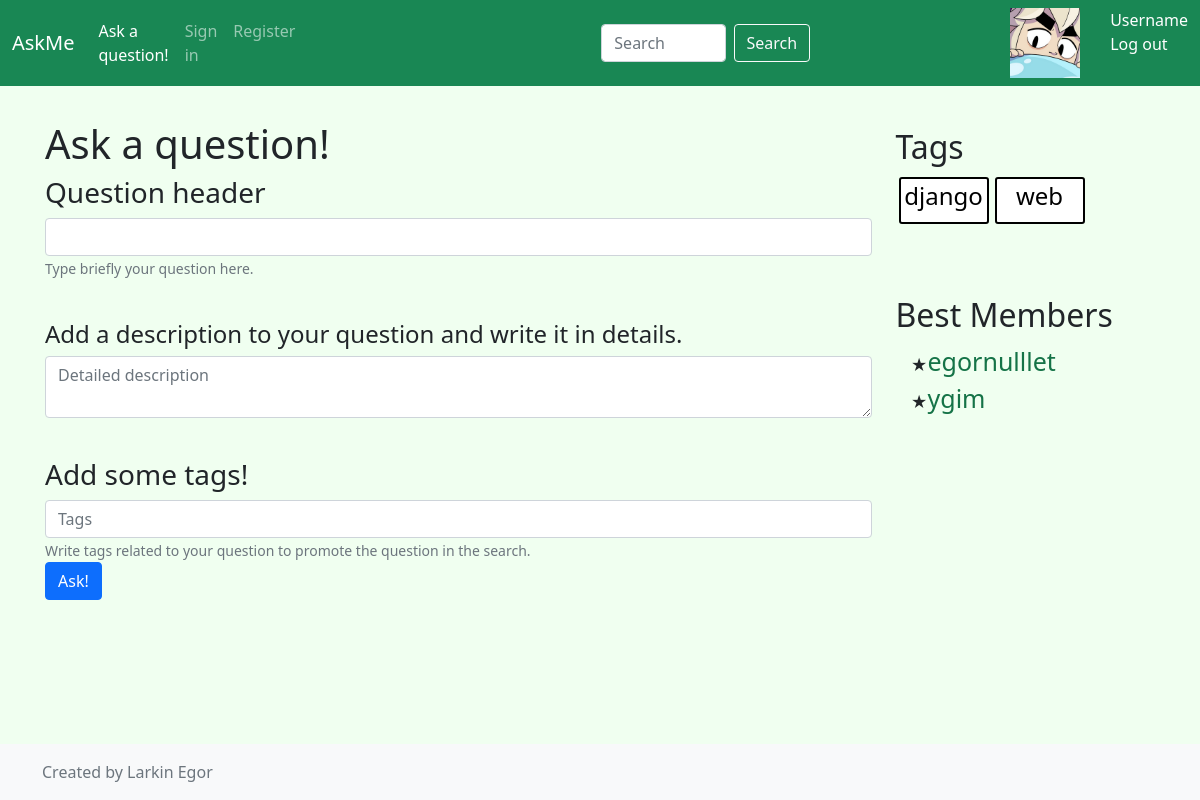
The page /ask/ on the database as committed earlier.
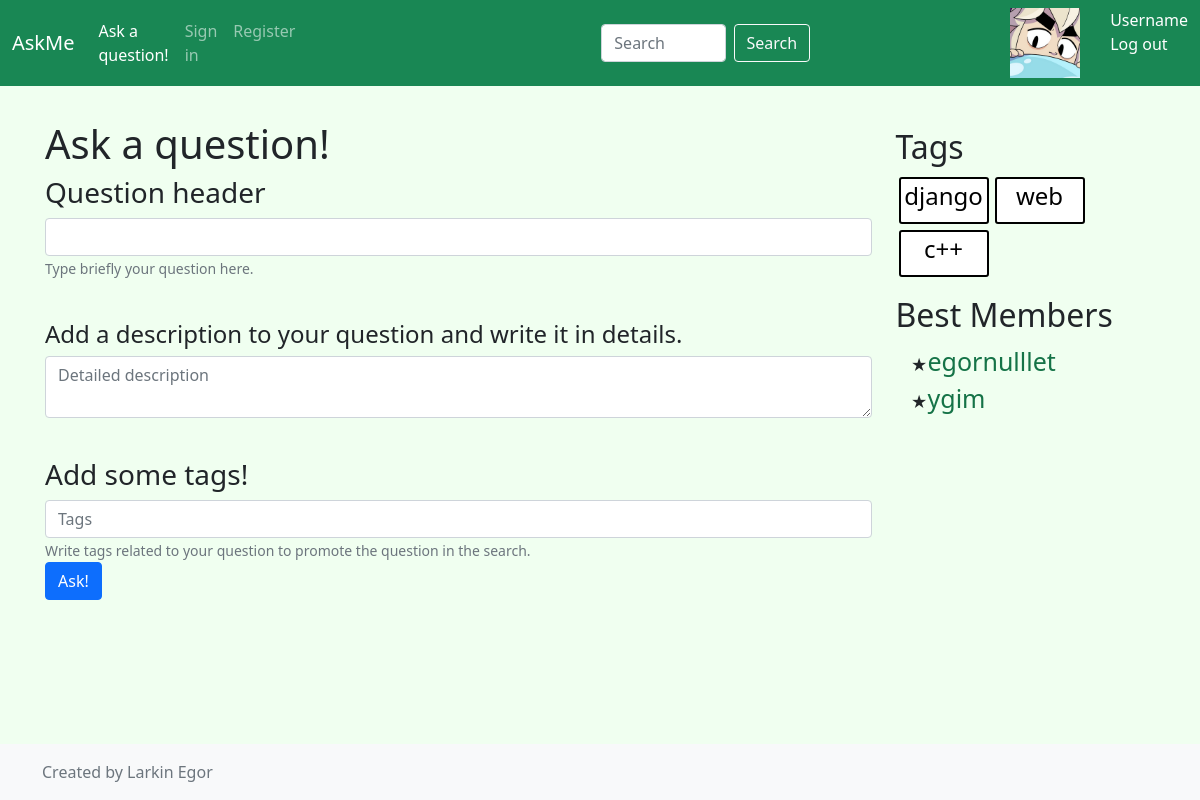
The same page on the database as committed later.
### app/models.py (models this page shows, shortened)
class Tag(models.Model):
    objects = TagManager()
    title = models.CharField(max_length=30)

class Profile(models.Model):
    objects = ProfileManager()
    user = models.OneToOneField(User, null=True, related_name='profile_related', on_delete=models.CASCADE)
    avatar = models.ImageField(null=True, blank=True, upload_to='profiles/avatars/')
    reg_date = models.DateField(auto_now=True)
    def get_username(self):
        return self.user.username

### app/views.py (the view)
# urls.py: path('ask/', views.ask, name="askform"),
def ask(request):
    return render(request, 'ask.html', create_content_right())

### app/models.py (called while the page is built)
    def get_hot_tags(self):
        return self.all().annotate(count=Count('questions')).order_by('-count')[:9]

    def get_top_users(self):
        return self.all().annotate(rating=0.3 * Count('answer') + Count(
            Case(When(answer__solution=True))) + 0.1 * Count('question')).order_by('-rating')[:10]

### app/views.py (called while the page is built)
def create_content_right():
    content = {
               "tags": models.Tag.objects.get_hot_tags(),
               "users": models.Profile.objects.get_top_users()
               }
    return content

### templates/ask.html
{% extends 'inc/base.html' %}
{% block content %}
    <form>
        <div class="form-group">
            <p class="h1">Ask a question! </p>
            <label for="quest-theme"><h3>Question header </h3></label>
            <input type="text" class="form-control" id="quest-theme"
                   placeholder="">
            <small id="quest-header-help" class="form-text text-muted">Type briefly your question here.</small>
        </div>
        <div class="form-group">
            <label for="quest-text" class="h4">Add a description to your question and write it in details.</label>
            <textarea type="text" placeholder="Detailed description" class="form-control" id="quest-text"></textarea>
        </div>
        <div class="form-group">
            <label for="add-tags" class="h3"> Add some tags! </label>
            <input type="text" class="form-control" id="quest-theme"
                   placeholder="Tags">
            <small id="quest-tags-help" class="form-text text-muted">Write tags related to your question to promote the
                question in the search.</small>
        </div>
        <button type="submit" class="btn btn-primary">Ask!</button>
    </form>
{% endblock content %}

### templates/inc/best_tags_members.html
{% load static %}
<h2 class="mt-5"> Tags </h2>
    <div class="tagcontainer">
        {% for tag in tags %}
           {% include "inc/single_tag.html" %}
        {% endfor %}
    </div>
    <div>
        <h2 class="members"> Best Members </h2>
        <ul class="members_list">
        {% for user in users %}
            <li><a class="members_list_item" href="{% url "profile" user.id %}"> {{user.get_username}}</a></li>
        {% endfor %}
        </ul>
    </div>

### templates/inc/single_tag.html
{% load static %}
<div class="tag">
    <h4><a href ="{% url "single_tag" tag.title %}"> {{ tag.title }}</a> </h4>
</div>

Rows that differ between the two databases and show on the page:
added Tag: title "c++"
